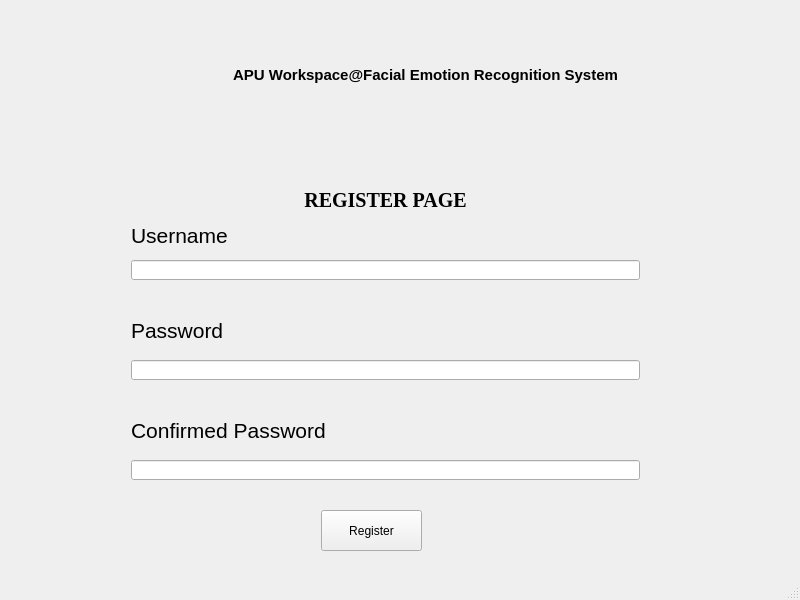
<?xml version="1.0" encoding="UTF-8"?>
<ui version="4.0">
 <class>MainWindow</class>
 <widget class="QMainWindow" name="MainWindow">
  <property name="geometry">
   <rect>
    <x>0</x>
    <y>0</y>
    <width>800</width>
    <height>600</height>
   </rect>
  </property>
  <property name="windowTitle">
   <string>MainWindow</string>
  </property>
  <widget class="QWidget" name="centralwidget">
   <widget class="QWidget" name="regPageWidget" native="true">
    <property name="geometry">
     <rect>
      <x>91</x>
      <y>150</y>
      <width>591</width>
      <height>421</height>
     </rect>
    </property>
    <widget class="QLineEdit" name="usernameRegInput">
     <property name="geometry">
      <rect>
       <x>40</x>
       <y>110</y>
       <width>509</width>
       <height>20</height>
      </rect>
     </property>
    </widget>
    <widget class="QLineEdit" name="passwordRegInput">
     <property name="geometry">
      <rect>
       <x>40</x>
       <y>210</y>
       <width>509</width>
       <height>20</height>
      </rect>
     </property>
     <property name="text">
      <string/>
     </property>
     <property name="echoMode">
      <enum>QLineEdit::Password</enum>
     </property>
    </widget>
    <widget class="QLabel" name="loginPageLabel">
     <property name="geometry">
      <rect>
       <x>40</x>
       <y>17</y>
       <width>509</width>
       <height>67</height>
      </rect>
     </property>
     <property name="font">
      <font>
       <family>Times New Roman</family>
       <pointsize>15</pointsize>
       <weight>75</weight>
       <bold>true</bold>
      </font>
     </property>
     <property name="text">
      <string>REGISTER PAGE</string>
     </property>
     <property name="alignment">
      <set>Qt::AlignCenter</set>
     </property>
    </widget>
    <widget class="QLabel" name="usernameRegLabel">
     <property name="geometry">
      <rect>
       <x>40</x>
       <y>70</y>
       <width>111</width>
       <height>31</height>
      </rect>
     </property>
     <property name="font">
      <font>
       <pointsize>16</pointsize>
      </font>
     </property>
     <property name="text">
      <string>Username</string>
     </property>
    </widget>
    <widget class="QLabel" name="passwordRegLabel">
     <property name="geometry">
      <rect>
       <x>40</x>
       <y>170</y>
       <width>91</width>
       <height>20</height>
      </rect>
     </property>
     <property name="font">
      <font>
       <pointsize>16</pointsize>
      </font>
     </property>
     <property name="frameShape">
      <enum>QFrame::NoFrame</enum>
     </property>
     <property name="frameShadow">
      <enum>QFrame::Plain</enum>
     </property>
     <property name="text">
      <string>Password</string>
     </property>
     <property name="alignment">
      <set>Qt::AlignLeading|Qt::AlignLeft|Qt::AlignVCenter</set>
     </property>
    </widget>
    <widget class="QPushButton" name="regButton">
     <property name="geometry">
      <rect>
       <x>230</x>
       <y>360</y>
       <width>101</width>
       <height>41</height>
      </rect>
     </property>
     <property name="text">
      <string>Register</string>
     </property>
    </widget>
    <widget class="QLabel" name="passwordRegLabel_2">
     <property name="geometry">
      <rect>
       <x>40</x>
       <y>270</y>
       <width>201</width>
       <height>20</height>
      </rect>
     </property>
     <property name="font">
      <font>
       <pointsize>16</pointsize>
      </font>
     </property>
     <property name="frameShape">
      <enum>QFrame::NoFrame</enum>
     </property>
     <property name="frameShadow">
      <enum>QFrame::Plain</enum>
     </property>
     <property name="text">
      <string>Confirmed Password</string>
     </property>
     <property name="alignment">
      <set>Qt::AlignLeading|Qt::AlignLeft|Qt::AlignVCenter</set>
     </property>
    </widget>
    <widget class="QLineEdit" name="passwordRegInput_2">
     <property name="geometry">
      <rect>
       <x>40</x>
       <y>310</y>
       <width>509</width>
       <height>20</height>
      </rect>
     </property>
     <property name="text">
      <string/>
     </property>
     <property name="echoMode">
      <enum>QLineEdit::Password</enum>
     </property>
    </widget>
   </widget>
   <widget class="QWidget" name="loginWidget" native="true">
    <property name="geometry">
     <rect>
      <x>90</x>
      <y>10</y>
      <width>591</width>
      <height>131</height>
     </rect>
    </property>
    <widget class="QLabel" name="logoLabel">
     <property name="geometry">
      <rect>
       <x>20</x>
       <y>10</y>
       <width>101</width>
       <height>111</height>
      </rect>
     </property>
     <property name="styleSheet">
      <string notr="true">border-image: url(:/images/Icons/Logo-APU-200.png);
</string>
     </property>
     <property name="text">
      <string/>
     </property>
    </widget>
    <widget class="QLabel" name="titleLabel">
     <property name="geometry">
      <rect>
       <x>130</x>
       <y>20</y>
       <width>411</width>
       <height>91</height>
      </rect>
     </property>
     <property name="font">
      <font>
       <pointsize>11</pointsize>
       <weight>75</weight>
       <bold>true</bold>
      </font>
     </property>
     <property name="text">
      <string>APU Workspace@Facial Emotion Recognition System</string>
     </property>
     <property name="textFormat">
      <enum>Qt::RichText</enum>
     </property>
     <property name="alignment">
      <set>Qt::AlignCenter</set>
     </property>
    </widget>
   </widget>
  </widget>
  <widget class="QStatusBar" name="statusbar"/>
 </widget>
 <resources>
  <include location="res.qrc"/>
 </resources>
 <connections/>
</ui>
